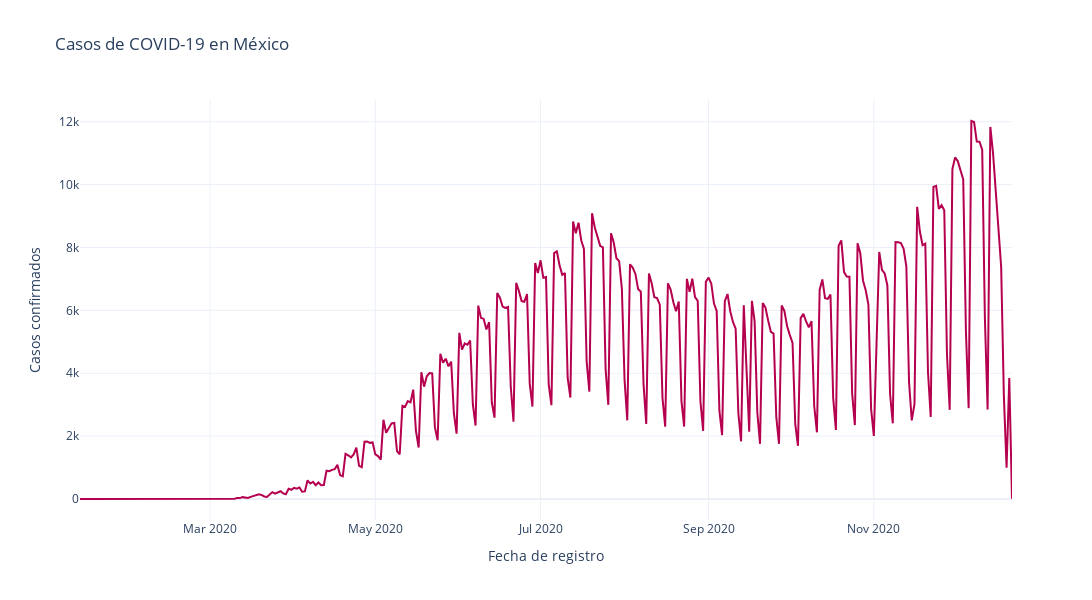
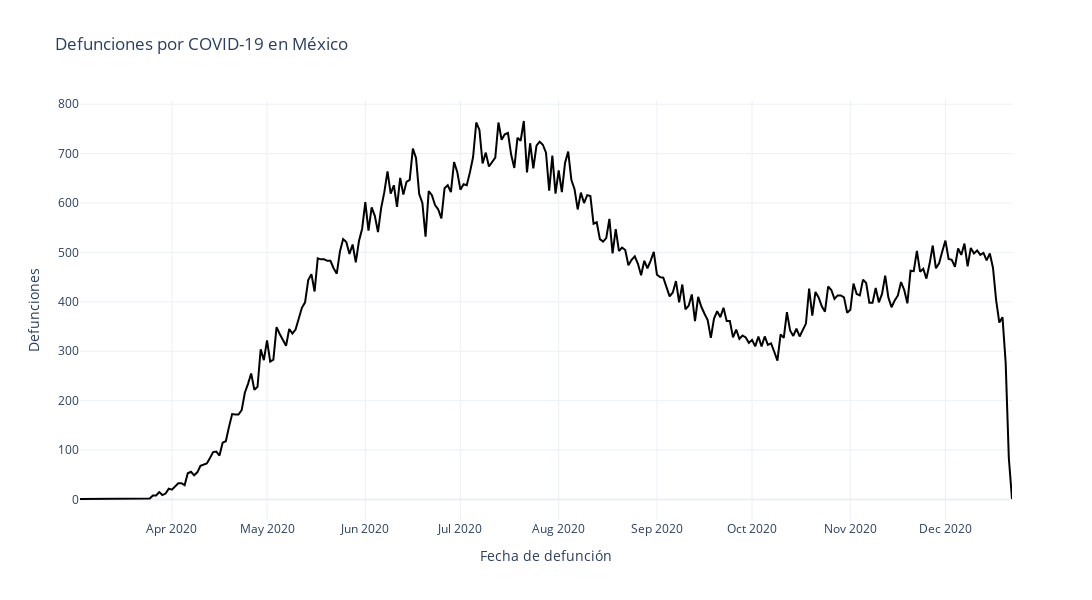

Source (notebook cell) for these figures, in order:
### Code cell
# Ploting each line in different figures ...
def plotCases(abscisa, ordenada, x_title, y_title, g_title, paint ):
    fig_1 = px.line( x = abscisa, y = ordenada, title = g_title, width = 1500, height = 600) # labels parameter can be added with a dict

    fig_1.update_traces(marker = dict(color = paint), line = dict(color = paint, width = 2))
    fig_1.update_xaxes(showgrid = True, title = x_title)
    fig_1.update_yaxes(showgrid = True, title = y_title)
    fig_1.show()
    
plotCases(confirmados_por_fecha["fecha_ingreso"], confirmados_por_fecha["confirmados"], 
        "Fecha de registro", "Casos confirmados", "Casos de COVID-19 en México","#b4004e")
plotCases(defunciones_por_fecha["fecha_defuncion"], defunciones_por_fecha["defunciones"], 
        "Fecha de defunción", "Defunciones", "Defunciones por COVID-19 en México" , "black")
# plotCases(sospechosos_por_fecha["fecha_sintomas"],sospechosos_por_fecha["sospechosos"], 
#         "Fecha del inicio de sintomas", "Casos sospechosos", "Casos sospechosos de COVID-19 en México", "#c67c00")

### Figure 1 — Plotly figure (JSON) as saved in the notebook; plotly's stock layout.template omitted (floating-point values rounded to 4 significant figures; data arrays with more than 128 entries replaced by an {"elided": "..."} marker saying what was removed)
{"data": [{"hovertemplate": "x=%{x}<br>y=%{y}<extra></extra>", "legendgroup": "", "line": {"color": "#b4004e", "dash": "solid", "width": 2}, "marker": {"color": "#b4004e"}, "mode": "lines", "name": "", "orientation": "v", "showlegend": false, "type": "scatter", "x": {"elided": "304 str values"}, "xaxis": "x", "y": {"elided": "304 int values"}, "yaxis": "y"}], "layout": {"height": 600, "legend": {"tracegroupgap": 0}, "title": {"text": "Casos de COVID-19 en México"}, "width": 1500, "xaxis": {"anchor": "y", "domain": [0, 1], "showgrid": true, "title": {"text": "Fecha de registro"}}, "yaxis": {"anchor": "x", "domain": [0, 1], "showgrid": true, "title": {"text": "Casos confirmados"}}}}

### Figure 2 — Plotly figure (JSON) as saved in the notebook; plotly's stock layout.template omitted (floating-point values rounded to 4 significant figures; data arrays with more than 128 entries replaced by an {"elided": "..."} marker saying what was removed)
{"data": [{"hovertemplate": "x=%{x}<br>y=%{y}<extra></extra>", "legendgroup": "", "line": {"color": "black", "dash": "solid", "width": 2}, "marker": {"color": "black"}, "mode": "lines", "name": "", "orientation": "v", "showlegend": false, "type": "scatter", "x": {"elided": "281 str values"}, "xaxis": "x", "y": {"elided": "281 int values"}, "yaxis": "y"}], "layout": {"height": 600, "legend": {"tracegroupgap": 0}, "title": {"text": "Defunciones por COVID-19 en México"}, "width": 1500, "xaxis": {"anchor": "y", "domain": [0, 1], "showgrid": true, "title": {"text": "Fecha de defunción"}}, "yaxis": {"anchor": "x", "domain": [0, 1], "showgrid": true, "title": {"text": "Defunciones"}}}}
